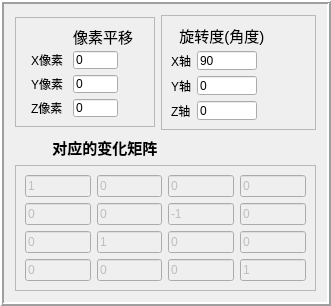
                  <widget class="QFrame" name="frame_10">
                   <property name="minimumSize">
                    <size>
                     <width>0</width>
                     <height>290</height>
                    </size>
                   </property>
                   <property name="maximumSize">
                    <size>
                     <width>16777215</width>
                     <height>16777215</height>
                    </size>
                   </property>
                   <property name="frameShape">
                    <enum>QFrame::Box</enum>
                   </property>
                   <property name="frameShadow">
                    <enum>QFrame::Raised</enum>
                   </property>
                   <property name="lineWidth">
                    <number>2</number>
                   </property>
                   <layout class="QGridLayout" name="gridLayout_4">
                    <item row="1" column="0" colspan="2">
                     <widget class="QLabel" name="label_10">
                      <property name="minimumSize">
                       <size>
                        <width>0</width>
                        <height>0</height>
                       </size>
                      </property>
                      <property name="maximumSize">
                       <size>
                        <width>300</width>
                        <height>30</height>
                       </size>
                      </property>
                      <property name="font">
                       <font>
                        <pointsize>11</pointsize>
                        <weight>75</weight>
                        <bold>true</bold>
                       </font>
                      </property>
                      <property name="text">
                       <string>         对应的变化矩阵</string>
                      </property>
                     </widget>
                    </item>
                    <item row="0" column="1">
                     <widget class="QFrame" name="frame_7">
                      <property name="sizePolicy">
                       <sizepolicy hsizetype="Fixed" vsizetype="Fixed">
                        <horstretch>0</horstretch>
                        <verstretch>0</verstretch>
                       </sizepolicy>
                      </property>
                      <property name="minimumSize">
                       <size>
                        <width>155</width>
                        <height>0</height>
                       </size>
                      </property>
                      <property name="maximumSize">
                       <size>
                        <width>150</width>
                        <height>115</height>
                       </size>
                      </property>
                      <property name="frameShape">
                       <enum>QFrame::StyledPanel</enum>
                      </property>
                      <property name="frameShadow">
                       <enum>QFrame::Raised</enum>
                      </property>
                      <layout class="QGridLayout" name="gridLayout_6">
                       <item row="0" column="0" colspan="3">
                        <widget class="QLabel" name="label_8">
                         <property name="font">
                          <font>
                           <pointsize>11</pointsize>
                           <weight>50</weight>
                           <bold>false</bold>
                          </font>
                         </property>
                         <property name="text">
                          <string>  旋转度(角度)</string>
                         </property>
                        </widget>
                       </item>
                       <item row="1" column="0">
                        <widget class="QLabel" name="label_5">
                         <property name="text">
                          <string>X轴</string>
                         </property>
                        </widget>
                       </item>
                       <item row="1" column="1">
                        <widget class="QLineEdit" name="xr_label">
                         <property name="sizePolicy">
                          <sizepolicy hsizetype="Fixed" vsizetype="Fixed">
                           <horstretch>0</horstretch>
                           <verstretch>0</verstretch>
                          </sizepolicy>
                         </property>
                         <property name="maximumSize">
                          <size>
                           <width>60</width>
                           <height>16777215</height>
                          </size>
                         </property>
                         <property name="text">
                          <string>90</string>
                         </property>
                        </widget>
                       </item>
                       <item row="2" column="0">
                        <widget class="QLabel" name="label_6">
                         <property name="text">
                          <string>Y轴</string>
                         </property>
                        </widget>
                       </item>
                       <item row="2" column="1">
                        <widget class="QLineEdit" name="yr_label">
                         <property name="maximumSize">
                          <size>
                           <width>60</width>
                           <height>16777215</height>
                          </size>
                         </property>
                         <property name="text">
                          <string>0</string>
                         </property>
                        </widget>
                       </item>
                       <item row="2" column="2">
                        <spacer name="horizontalSpacer">
                         <property name="orientation">
                          <enum>Qt::Horizontal</enum>
                         </property>
                         <property name="sizeHint" stdset="0">
                          <size>
                           <width>42</width>
                           <height>19</height>
                          </size>
                         </property>
                        </spacer>
                       </item>
                       <item row="3" column="0">
                        <widget class="QLabel" name="label_7">
                         <property name="text">
                          <string>Z轴</string>
                         </property>
                        </widget>
                       </item>
                       <item row="3" column="1">
                        <widget class="QLineEdit" name="zr_label">
                         <property name="maximumSize">
                          <size>
                           <width>60</width>
                           <height>16777215</height>
                          </size>
                         </property>
                         <property name="text">
                          <string>0</string>
                         </property>
                        </widget>
                       </item>
                      </layout>
                     </widget>
                    </item>
                    <item row="2" column="0" colspan="2">
                     <widget class="QFrame" name="frame_2">
                      <property name="frameShape">
                       <enum>QFrame::StyledPanel</enum>
                      </property>
                      <property name="frameShadow">
                       <enum>QFrame::Raised</enum>
                      </property>
                      <layout class="QGridLayout" name="gridLayout_7">
                       <item row="1" column="3">
                        <widget class="QLineEdit" name="lineEdit_13">
                         <property name="enabled">
                          <bool>false</bool>
                         </property>
                         <property name="focusPolicy">
                          <enum>Qt::NoFocus</enum>
                         </property>
                         <property name="text">
                          <string>0</string>
                         </property>
                        </widget>
                       </item>
                       <item row="3" column="2">
                        <widget class="QLineEdit" name="lineEdit_32">
                         <property name="enabled">
                          <bool>false</bool>
                         </property>
                         <property name="focusPolicy">
                          <enum>Qt::NoFocus</enum>
                         </property>
                         <property name="text">
                          <string>0</string>
                         </property>
                        </widget>
                       </item>
                       <item row="3" column="1">
                        <widget class="QLineEdit" name="lineEdit_31">
                         <property name="enabled">
                          <bool>false</bool>
                         </property>
                         <property name="focusPolicy">
                          <enum>Qt::NoFocus</enum>
                         </property>
                         <property name="text">
                          <string>0</string>
                         </property>
                        </widget>
                       </item>
                       <item row="3" column="3">
                        <widget class="QLineEdit" name="lineEdit_33">
                         <property name="enabled">
                          <bool>false</bool>
                         </property>
                         <property name="focusPolicy">
                          <enum>Qt::NoFocus</enum>
                         </property>
                         <property name="text">
                          <string>1</string>
                         </property>
                        </widget>
                       </item>
                       <item row="3" column="0">
                        <widget class="QLineEdit" name="lineEdit_30">
                         <property name="enabled">
                          <bool>false</bool>
                         </property>
                         <property name="focusPolicy">
                          <enum>Qt::NoFocus</enum>
                         </property>
                         <property name="text">
                          <string>0</string>
                         </property>
                        </widget>
                       </item>
                       <item row="0" column="3">
                        <widget class="QLineEdit" name="lineEdit_03">
                         <property name="enabled">
                          <bool>false</bool>
                         </property>
                         <property name="focusPolicy">
                          <enum>Qt::NoFocus</enum>
                         </property>
                         <property name="text">
                          <string>0</string>
                         </property>
                        </widget>
                       </item>
                       <item row="2" column="0">
                        <widget class="QLineEdit" name="lineEdit_20">
                         <property name="enabled">
                          <bool>false</bool>
                         </property>
                         <property name="focusPolicy">
                          <enum>Qt::NoFocus</enum>
                         </property>
                         <property name="text">
                          <string>0</string>
                         </property>
                        </widget>
                       </item>
                       <item row="0" column="2">
                        <widget class="QLineEdit" name="lineEdit_02">
                         <property name="enabled">
                          <bool>false</bool>
                         </property>
                         <property name="focusPolicy">
                          <enum>Qt::NoFocus</enum>
                         </property>
                         <property name="text">
                          <string>0</string>
                         </property>
                        </widget>
                       </item>
                       <item row="2" column="1">
                        <widget class="QLineEdit" name="lineEdit_21">
                         <property name="enabled">
                          <bool>false</bool>
                         </property>
                         <property name="focusPolicy">
                          <enum>Qt::NoFocus</enum>
                         </property>
                         <property name="text">
                          <string>1</string>
                         </property>
                        </widget>
                       </item>
                       <item row="2" column="3">
                        <widget class="QLineEdit" name="lineEdit_23">
                         <property name="enabled">
                          <bool>false</bool>
                         </property>
                         <property name="focusPolicy">
                          <enum>Qt::NoFocus</enum>
                         </property>
                         <property name="text">
                          <string>0</string>
                         </property>
                        </widget>
                       </item>
                       <item row="1" column="2">
                        <widget class="QLineEdit" name="lineEdit_12">
                         <property name="enabled">
                          <bool>false</bool>
                         </property>
                         <property name="focusPolicy">
                          <enum>Qt::NoFocus</enum>
                         </property>
                         <property name="text">
                          <string>-1</string>
                         </property>
                        </widget>
                       </item>
                       <item row="1" column="0">
                        <widget class="QLineEdit" name="lineEdit_10">
                         <property name="enabled">
                          <bool>false</bool>
                         </property>
                         <property name="focusPolicy">
                          <enum>Qt::NoFocus</enum>
                         </property>
                         <property name="text">
                          <string>0</string>
                         </property>
                        </widget>
                       </item>
                       <item row="1" column="1">
                        <widget class="QLineEdit" name="lineEdit_11">
                         <property name="enabled">
                          <bool>false</bool>
                         </property>
                         <property name="focusPolicy">
                          <enum>Qt::NoFocus</enum>
                         </property>
                         <property name="text">
                          <string>0</string>
                         </property>
                        </widget>
                       </item>
                       <item row="2" column="2">
                        <widget class="QLineEdit" name="lineEdit_22">
                         <property name="enabled">
                          <bool>false</bool>
                         </property>
                         <property name="focusPolicy">
                          <enum>Qt::NoFocus</enum>
                         </property>
                         <property name="text">
                          <string>0</string>
                         </property>
                        </widget>
                       </item>
                       <item row="0" column="1">
                        <widget class="QLineEdit" name="lineEdit_01">
                         <property name="enabled">
                          <bool>false</bool>
                         </property>
                         <property name="focusPolicy">
                          <enum>Qt::NoFocus</enum>
                         </property>
                         <property name="text">
                          <string>0</string>
                         </property>
                        </widget>
                       </item>
                       <item row="0" column="0">
                        <widget class="QLineEdit" name="lineEdit_00">
                         <property name="enabled">
                          <bool>false</bool>
                         </property>
                         <property name="sizePolicy">
                          <sizepolicy hsizetype="Expanding" vsizetype="Preferred">
                           <horstretch>0</horstretch>
                           <verstretch>0</verstretch>
                          </sizepolicy>
                         </property>
                         <property name="focusPolicy">
                          <enum>Qt::NoFocus</enum>
                         </property>
                         <property name="text">
                          <string>1</string>
                         </property>
                        </widget>
                       </item>
                      </layout>
                     </widget>
                    </item>
                    <item row="0" column="0">
                     <widget class="QFrame" name="frame_6">
                      <property name="minimumSize">
                       <size>
                        <width>0</width>
                        <height>105</height>
                       </size>
                      </property>
                      <property name="maximumSize">
                       <size>
                        <width>140</width>
                        <height>110</height>
                       </size>
                      </property>
                      <property name="frameShape">
                       <enum>QFrame::StyledPanel</enum>
                      </property>
                      <property name="frameShadow">
                       <enum>QFrame::Raised</enum>
                      </property>
                      <layout class="QGridLayout" name="gridLayout_3">
                       <item row="0" column="0" rowspan="2" colspan="2">
                        <spacer name="horizontalSpacer_3">
                         <property name="orientation">
                          <enum>Qt::Horizontal</enum>
                         </property>
                         <property name="sizeHint" stdset="0">
                          <size>
                           <width>39</width>
                           <height>20</height>
                          </size>
                         </property>
                        </spacer>
                       </item>
                       <item row="0" column="2" colspan="2">
                        <widget class="QLabel" name="label">
                         <property name="minimumSize">
                          <size>
                           <width>80</width>
                           <height>0</height>
                          </size>
                         </property>
                         <property name="font">
                          <font>
                           <pointsize>11</pointsize>
                           <weight>50</weight>
                           <bold>false</bold>
                          </font>
                         </property>
                         <property name="text">
                          <string>像素平移</string>
                         </property>
                        </widget>
                       </item>
                       <item row="1" column="1">
                        <widget class="QLabel" name="label_2">
                         <property name="minimumSize">
                          <size>
                           <width>40</width>
                           <height>0</height>
                          </size>
                         </property>
                         <property name="maximumSize">
                          <size>
                           <width>40</width>
                           <height>16777215</height>
                          </size>
                         </property>
                         <property name="text">
                          <string>X像素</string>
                         </property>
                        </widget>
                       </item>
                       <item row="1" column="2" colspan="2">
                        <widget class="QLineEdit" name="xp_label">
                         <property name="sizePolicy">
                          <sizepolicy hsizetype="Preferred" vsizetype="Preferred">
                           <horstretch>0</horstretch>
                           <verstretch>0</verstretch>
                          </sizepolicy>
                         </property>
                         <property name="minimumSize">
                          <size>
                           <width>45</width>
                           <height>0</height>
                          </size>
                         </property>
                         <property name="maximumSize">
                          <size>
                           <width>40</width>
                           <height>16777215</height>
                          </size>
                         </property>
                         <property name="text">
                          <string>0</string>
                         </property>
                        </widget>
                       </item>
                       <item row="2" column="1">
                        <widget class="QLabel" name="label_3">
                         <property name="minimumSize">
                          <size>
                           <width>40</width>
                           <height>0</height>
                          </size>
                         </property>
                         <property name="maximumSize">
                          <size>
                           <width>40</width>
                           <height>16777215</height>
                          </size>
                         </property>
                         <property name="text">
                          <string>Y像素</string>
                         </property>
                        </widget>
                       </item>
                       <item row="2" column="2">
                        <widget class="QLineEdit" name="yp_label">
                         <property name="minimumSize">
                          <size>
                           <width>45</width>
                           <height>0</height>
                          </size>
                         </property>
                         <property name="maximumSize">
                          <size>
                           <width>45</width>
                           <height>16777215</height>
                          </size>
                         </property>
                         <property name="text">
                          <string>0</string>
                         </property>
                        </widget>
                       </item>
                       <item row="2" column="3">
                        <spacer name="horizontalSpacer_2">
                         <property name="orientation">
                          <enum>Qt::Horizontal</enum>
                         </property>
                         <property name="sizeHint" stdset="0">
                          <size>
                           <width>40</width>
                           <height>20</height>
                          </size>
                         </property>
                        </spacer>
                       </item>
                       <item row="3" column="1">
                        <widget class="QLabel" name="label_4">
                         <property name="maximumSize">
                          <size>
                           <width>40</width>
                           <height>16777215</height>
                          </size>
                         </property>
                         <property name="text">
                          <string>Z像素</string>
                         </property>
                        </widget>
                       </item>
                       <item row="3" column="2" colspan="2">
                        <widget class="QLineEdit" name="zp_label">
                         <property name="minimumSize">
                          <size>
                           <width>45</width>
                           <height>0</height>
                          </size>
                         </property>
                         <property name="maximumSize">
                          <size>
                           <width>45</width>
                           <height>16777215</height>
                          </size>
                         </property>
                         <property name="text">
                          <string>0</string>
                         </property>
                        </widget>
                       </item>
                      </layout>
                     </widget>
                    </item>
                   </layout>
                  </widget>
